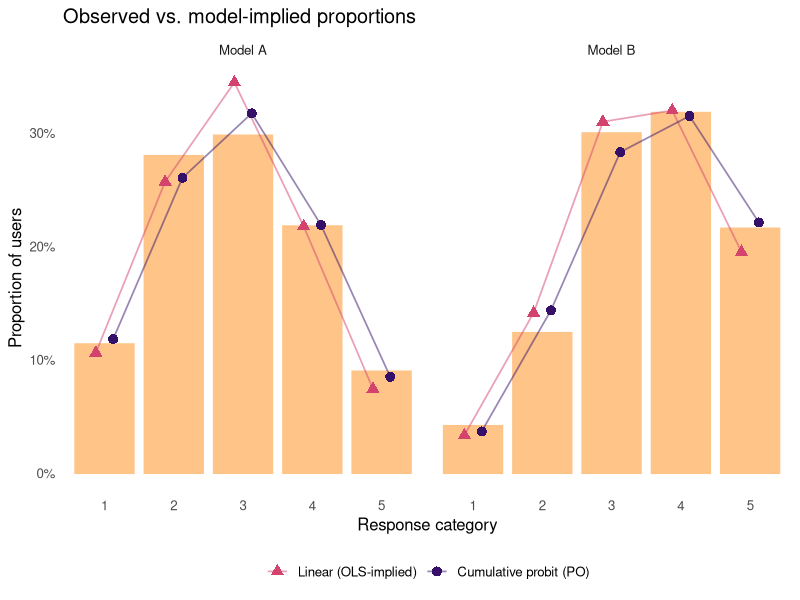
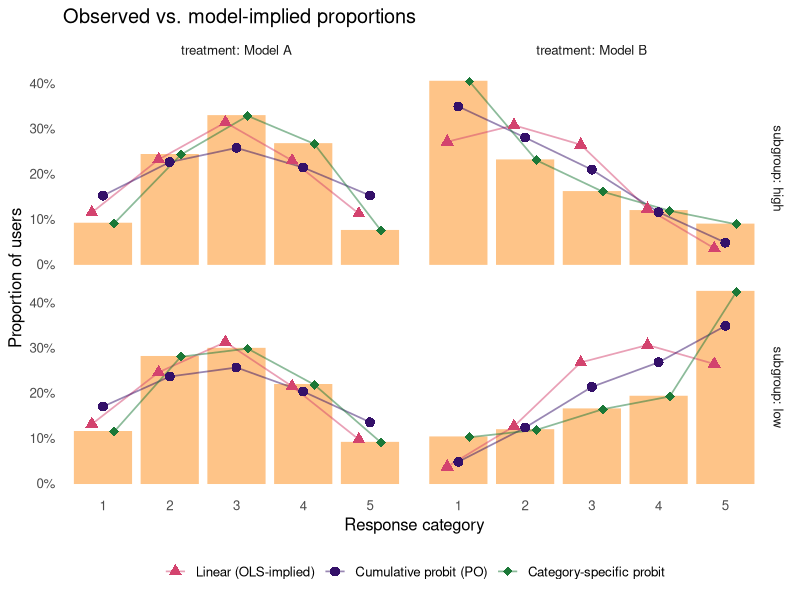
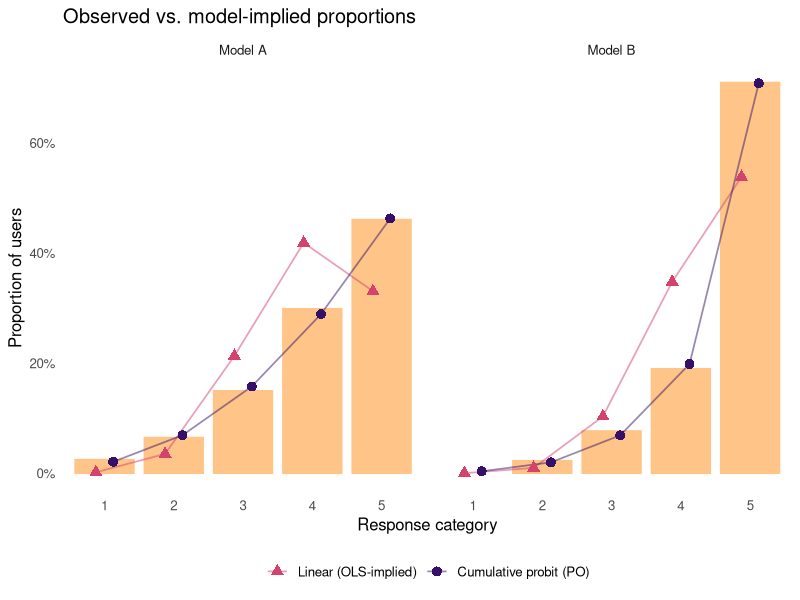
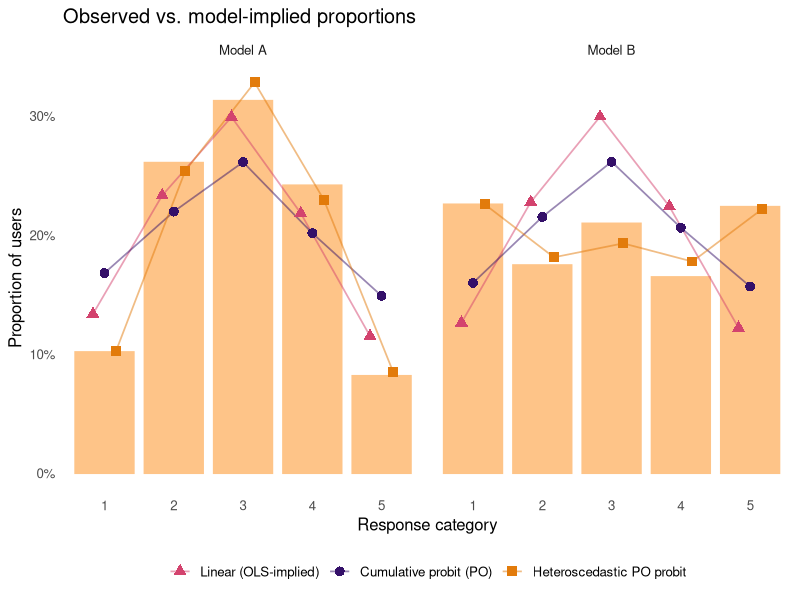
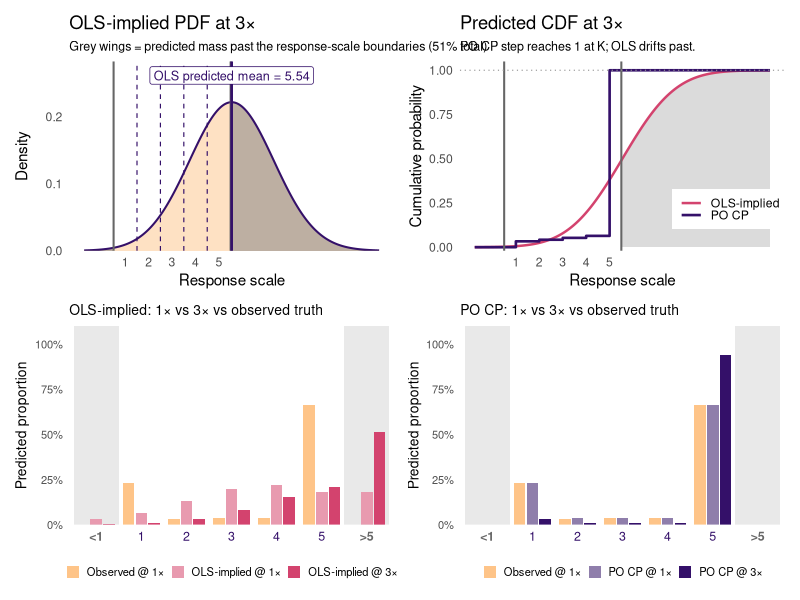

These charts were generated, in order, by the following R code:
## ---- chunk 1
#| label: setup
#| include: false

library(ggplot2)
library(dplyr)
library(tidyr)
library(MASS)
library(ordinal)
library(marginaleffects)
library(knitr)
library(patchwork)

# URL of the deployed Shiny app on Posit Connect Cloud.
# Connect Cloud uses a UUID-based subdomain on share.connect.posit.cloud.
app_url <- "https://019e1eb8-83c9-5bb6-a3d1-30881ce7a8d2.share.connect.posit.cloud/"

# ---- Helpers (kept in sync with shiny/app.R) --------------------------

gen_baseline_probs <- function(shape, K) {
  x <- 1:K
  p <- switch(
    shape,
    "Symmetric / Normal-like"    = dnorm(seq(-1.5, 1.5, length.out = K)),
    "Uniform (flat)"             = rep(1, K),
    "Bimodal (polarized)"        = {
      v <- rep(0.1, K); v[1] <- 1; v[K] <- 1; v
    },
    "Skewed toward Satisfied"    = (x / K)^2,
    "Skewed toward Dissatisfied" = ((K - x + 1) / K)^2,
    "Zero-inflated / J-shape"    = exp(-0.8 * (x - 1))
  )
  p / sum(p)
}

treat_probs <- function(baseline, beta, effect_type, scale_ratio = 1) {
  K   <- length(baseline)
  tau <- qnorm(pmin(pmax(cumsum(baseline)[-K], 1e-4), 1 - 1e-4))

  if (effect_type == "polarize") {
    cum_pos <- c(pnorm((tau - beta) / scale_ratio), 1)
    cum_neg <- c(pnorm((tau + beta) / scale_ratio), 1)
    return(0.5 * diff(c(0, cum_pos)) + 0.5 * diff(c(0, cum_neg)))
  }

  beta_k <- if (effect_type == "asymmetric") {
    beta * seq(2, 0, length.out = K - 1)
  } else {
    rep(beta, K - 1)
  }
  cum_treat <- c(pnorm((tau - beta_k) / scale_ratio), 1)
  diff(c(0, cum_treat))
}

simulate_ab <- function(n_per, K, shape, beta, effect_type,
                        scale_ratio = 1, seed = 1138,
                        covariate = FALSE, interaction_mag = 0) {
  set.seed(seed)
  baseline <- gen_baseline_probs(shape, K)

  if (!covariate) {
    treated <- treat_probs(baseline, beta, effect_type, scale_ratio)
    ctrl <- sample(1:K, n_per, replace = TRUE, prob = baseline)
    trt  <- sample(1:K, n_per, replace = TRUE, prob = treated)
    return(tibble(
      treatment = factor(rep(c("Model A", "Model B"), each = n_per),
                         levels = c("Model A", "Model B")),
      response  = c(ctrl, trt)
    ) %>% mutate(response_ord = factor(response, levels = 1:K, ordered = TRUE)))
  }

  beta_low  <- beta + interaction_mag / 2
  beta_high <- beta - interaction_mag / 2
  n_half    <- n_per %/% 2
  n_other   <- n_per - n_half

  treated_low  <- treat_probs(baseline, beta_low,  effect_type, scale_ratio)
  treated_high <- treat_probs(baseline, beta_high, effect_type, scale_ratio)

  tibble(
    treatment = factor(rep(c("Model A", "Model B"), each = n_per),
                       levels = c("Model A", "Model B")),
    subgroup  = factor(c(rep("low", n_half), rep("high", n_other),
                         rep("low", n_half), rep("high", n_other)),
                       levels = c("low", "high")),
    response  = c(sample(1:K, n_half,  replace = TRUE, prob = baseline),
                  sample(1:K, n_other, replace = TRUE, prob = baseline),
                  sample(1:K, n_half,  replace = TRUE, prob = treated_low),
                  sample(1:K, n_other, replace = TRUE, prob = treated_high))
  ) %>% mutate(response_ord = factor(response, levels = 1:K, ordered = TRUE))
}

fit_models <- function(sim, fit_cs = FALSE, fit_scale = FALSE, covariate = FALSE) {
  if (covariate) {
    f_ols <- response ~ treatment * subgroup
    f_pol <- response_ord ~ treatment * subgroup
    f_cs  <- ~ treatment * subgroup
  } else {
    f_ols <- response ~ treatment
    f_pol <- response_ord ~ treatment
    f_cs  <- ~ treatment
  }
  m_ols <- lm(f_ols, data = sim)
  m_ord <- tryCatch(
    polr(f_pol, data = sim, method = "probit", Hess = TRUE),
    error = function(e) NULL
  )
  m_cs <- if (fit_cs) {
    tryCatch(
      clm(response_ord ~ 1, nominal = f_cs, data = sim, link = "probit"),
      error = function(e) NULL
    )
  } else NULL
  m_scale <- if (fit_scale && !fit_cs && !covariate) {
    tryCatch(
      clm(response_ord ~ treatment, scale = ~ treatment,
          data = sim, link = "probit"),
      error = function(e) NULL
    )
  } else NULL
  list(ols = m_ols, ord = m_ord, cs = m_cs, scale = m_scale)
}

interaction_p <- function(model) {
  if (is.null(model)) return(NA_real_)
  cf <- summary(model)$coefficients
  rn <- rownames(cf)
  ix <- grepl(":", rn) & grepl("treatment", rn) & grepl("subgroup", rn)
  if (!any(ix)) return(NA_real_)
  if ("Pr(>|t|)" %in% colnames(cf)) return(unname(cf[ix, "Pr(>|t|)"][1]))
  if ("t value"  %in% colnames(cf)) return(2 * pnorm(-abs(cf[ix, "t value"][1])))
  NA_real_
}

interaction_coef <- function(model) {
  if (is.null(model)) return(NA_real_)
  cf <- summary(model)$coefficients
  rn <- rownames(cf)
  ix <- grepl(":", rn) & grepl("treatment", rn) & grepl("subgroup", rn)
  if (!any(ix)) return(NA_real_)
  est_col <- if ("Estimate" %in% colnames(cf)) "Estimate" else "Value"
  unname(cf[ix, est_col][1])
}

predicted_probs <- function(models, K, covariate = FALSE) {
  newdat <- if (covariate) {
    expand_grid(
      treatment = factor(c("Model A", "Model B"), levels = c("Model A", "Model B")),
      subgroup  = factor(c("low", "high"), levels = c("low", "high"))
    )
  } else {
    tibble(treatment = factor(c("Model A", "Model B"), levels = c("Model A", "Model B")))
  }
  group_keys <- if (covariate) c("treatment", "subgroup") else c("treatment")

  if (!is.null(models$ord)) {
    raw <- predict(models$ord, newdata = newdat, type = "probs")
    preds_ord <- as.data.frame(raw) %>%
      setNames(as.character(1:K)) %>%
      bind_cols(newdat %>% mutate(across(everything(), as.character))) %>%
      pivot_longer(as.character(1:K), names_to = "response", values_to = "p_ord") %>%
      mutate(response = as.integer(response))
  } else {
    preds_ord <- newdat %>%
      mutate(across(everything(), as.character)) %>%
      crossing(response = 1:K) %>%
      mutate(p_ord = NA_real_)
  }

  ols_bin_probs <- function(mu, sig, K) {
    edges <- c(-Inf, seq(1.5, K - 0.5, by = 1), Inf)
    diff(pnorm(edges, mean = mu, sd = sig))
  }
  ols_mu  <- predict(models$ols, newdata = newdat)
  ols_sig <- summary(models$ols)$sigma
  preds_ols <- bind_rows(lapply(seq_len(nrow(newdat)), function(i) {
    row <- newdat[i, , drop = FALSE]
    tibble(
      !!!lapply(row, as.character),
      response = 1:K,
      p_ols    = ols_bin_probs(ols_mu[i], ols_sig, K)
    )
  }))

  if (!is.null(models$cs)) {
    cs_grid <- if (covariate) {
      expand_grid(
        treatment    = factor(c("Model A", "Model B"), levels = c("Model A", "Model B")),
        subgroup     = factor(c("low", "high"), levels = c("low", "high")),
        response_ord = factor(1:K, levels = 1:K, ordered = TRUE)
      )
    } else {
      expand_grid(
        treatment    = factor(c("Model A", "Model B"), levels = c("Model A", "Model B")),
        response_ord = factor(1:K, levels = 1:K, ordered = TRUE)
      )
    }
    preds_cs <- tryCatch({
      cs_grid %>%
        mutate(p_cs = predict(models$cs, newdata = cs_grid, type = "prob")$fit,
               response = as.integer(as.character(response_ord))) %>%
        mutate(across(any_of(c("treatment", "subgroup")), as.character)) %>%
        dplyr::select(any_of(c("treatment", "subgroup", "response", "p_cs")))
    }, error = function(e) {
      newdat %>%
        mutate(across(everything(), as.character)) %>%
        crossing(response = 1:K) %>%
        mutate(p_cs = NA_real_)
    })
  } else {
    preds_cs <- newdat %>%
      mutate(across(everything(), as.character)) %>%
      crossing(response = 1:K) %>%
      mutate(p_cs = NA_real_)
  }

  # Heteroscedastic PO probit (clm with scale = ~ treatment). Only fitted
  # under the no-covariate, no-CS scenario per fit_models above.
  if (!is.null(models$scale)) {
    scale_grid <- expand_grid(
      treatment    = factor(c("Model A", "Model B"), levels = c("Model A", "Model B")),
      response_ord = factor(1:K, levels = 1:K, ordered = TRUE)
    )
    preds_scale <- tryCatch({
      scale_grid %>%
        mutate(p_scale  = predict(models$scale, newdata = scale_grid, type = "prob")$fit,
               response = as.integer(as.character(response_ord))) %>%
        mutate(across(any_of(c("treatment", "subgroup")), as.character)) %>%
        dplyr::select(any_of(c("treatment", "subgroup", "response", "p_scale")))
    }, error = function(e) {
      newdat %>%
        mutate(across(everything(), as.character)) %>%
        crossing(response = 1:K) %>%
        mutate(p_scale = NA_real_)
    })
  } else {
    preds_scale <- newdat %>%
      mutate(across(everything(), as.character)) %>%
      crossing(response = 1:K) %>%
      mutate(p_scale = NA_real_)
  }

  full_join(preds_ord,   preds_ols,   by = c(group_keys, "response")) %>%
    full_join(preds_cs,    by = c(group_keys, "response")) %>%
    full_join(preds_scale, by = c(group_keys, "response"))
}

observed_probs <- function(sim, covariate = FALSE) {
  group_keys <- if (covariate) c("treatment", "subgroup") else c("treatment")
  sim %>%
    count(across(all_of(c(group_keys, "response")))) %>%
    group_by(across(all_of(group_keys))) %>%
    mutate(p_obs = n / sum(n)) %>%
    ungroup() %>%
    mutate(across(all_of(group_keys), as.character)) %>%
    dplyr::select(all_of(c(group_keys, "response", "p_obs")))
}

contrast_cis <- function(models, K, covariate = FALSE) {
  ci_src <- if (!is.null(models$cs)) models$cs else models$ord
  if (is.null(ci_src)) {
    cols <- if (covariate) {
      tibble(subgroup = rep(c("low", "high"), each = K),
             response = rep(1:K, 2))
    } else {
      tibble(response = 1:K)
    }
    return(cols %>% mutate(estimate = NA_real_, conf.low = NA_real_, conf.high = NA_real_))
  }
  me_type <- if (inherits(ci_src, "polr")) "probs" else "prob"
  tryCatch({
    out <- if (covariate) {
      avg_comparisons(ci_src, variables = "treatment", by = "subgroup", type = me_type)
    } else {
      avg_comparisons(ci_src, variables = "treatment", type = me_type)
    }
    out <- out %>%
      as_tibble() %>%
      mutate(response = suppressWarnings(as.integer(as.character(group))))
    if (covariate) {
      out %>% dplyr::select(subgroup, response, estimate, conf.low, conf.high) %>%
        mutate(subgroup = as.character(subgroup))
    } else {
      out %>% dplyr::select(response, estimate, conf.low, conf.high)
    }
  }, error = function(e) {
    cols <- if (covariate) {
      tibble(subgroup = rep(c("low", "high"), each = K),
             response = rep(1:K, 2))
    } else {
      tibble(response = 1:K)
    }
    cols %>% mutate(estimate = NA_real_, conf.low = NA_real_, conf.high = NA_real_)
  })
}

# Static-render version of the app's "Distributions" plot.
# `sim` and `models` should match the same simulation (same covariate flag).
make_dist_plot <- function(sim, models, K, fit_cs, fit_scale = FALSE, covariate = FALSE) {
  preds_df <- predicted_probs(models, K, covariate = covariate)
  obs_df   <- observed_probs(sim,   covariate = covariate)
  group_keys <- if (covariate) c("treatment", "subgroup") else c("treatment")
  dat <- full_join(obs_df, preds_df, by = c(group_keys, "response"))

  cs_active    <- isTRUE(fit_cs)    && any(!is.na(dat$p_cs))
  scale_active <- isTRUE(fit_scale) && any(!is.na(dat$p_scale))
  bars_dat <- dat %>%
    dplyr::select(all_of(c(group_keys, "response", "p_obs"))) %>%
    distinct()

  long_cols <- c("p_ord", "p_ols",
                 if (cs_active)    "p_cs",
                 if (scale_active) "p_scale")
  dat_long <- dat %>%
    pivot_longer(all_of(long_cols), names_to = "model", values_to = "p") %>%
    mutate(model = recode(model,
                          p_ord   = "Cumulative probit (PO)",
                          p_ols   = "Linear (OLS-implied)",
                          p_cs    = "Category-specific probit",
                          p_scale = "Heteroscedastic PO probit"))

  model_levels <- c("Linear (OLS-implied)", "Cumulative probit (PO)",
                    if (cs_active)    "Category-specific probit",
                    if (scale_active) "Heteroscedastic PO probit")
  dat_long$model <- factor(dat_long$model, levels = model_levels)

  color_map <- c("Linear (OLS-implied)"      = "#D3436E",
                 "Cumulative probit (PO)"    = "#341069",
                 "Category-specific probit"  = "#1B7837",
                 "Heteroscedastic PO probit" = "#E27B0B")
  shape_map <- c("Linear (OLS-implied)"      = 17,
                 "Cumulative probit (PO)"    = 16,
                 "Category-specific probit"  = 18,
                 "Heteroscedastic PO probit" = 15)

  p <- ggplot(mapping = aes(x = factor(response))) +
    geom_col(data = bars_dat, aes(y = p_obs),
             fill = "#FEC488", color = "#FEC488", width = 0.85) +
    geom_line(data = dat_long,
              aes(y = p, color = model, group = model),
              position = position_dodge(width = 0.5),
              alpha = 0.5, linewidth = 0.6) +
    geom_point(data = dat_long,
               aes(y = p, color = model, shape = model),
               size = 3, position = position_dodge(width = 0.5)) +
    scale_color_manual(values = color_map[model_levels]) +
    scale_shape_manual(values = shape_map[model_levels]) +
    scale_y_continuous(labels = scales::percent_format(accuracy = 1)) +
    labs(x = "Response category", y = "Proportion of users",
         color = NULL, shape = NULL,
         title = "Observed vs. model-implied proportions") +
    theme_minimal(base_size = 12) +
    theme(legend.position = "bottom", panel.grid = element_blank())

  if (covariate) {
    p + facet_grid(subgroup ~ treatment, labeller = label_both)
  } else {
    p + facet_wrap(~ treatment)
  }
}

make_contrast_table <- function(sim, models, K, covariate = FALSE) {
  preds_df <- predicted_probs(models, K, covariate = covariate)
  obs_df   <- observed_probs(sim,   covariate = covariate)
  group_keys <- if (covariate) c("treatment", "subgroup") else c("treatment")
  dat <- full_join(obs_df, preds_df, by = c(group_keys, "response"))
  cis <- contrast_cis(models, K, covariate = covariate)

  pct <- function(x) ifelse(is.na(x), "—", sprintf("%.0f%%", 100 * x))
  with_ci <- function(est, lo, hi) {
    if (is.na(est)) return("—")
    sprintf("%.0f%% [%.0f%%, %.0f%%]", 100 * est, 100 * lo, 100 * hi)
  }

  keys <- if (covariate) c("subgroup", "response") else c("response")
  out <- dat %>%
    pivot_wider(id_cols = all_of(keys),
                names_from = treatment,
                values_from = c(p_obs, p_ols)) %>%
    mutate(
      obs_delta = `p_obs_Model B` - `p_obs_Model A`,
      ols_delta = `p_ols_Model B` - `p_ols_Model A`
    ) %>%
    dplyr::select(all_of(keys), obs_delta, ols_delta) %>%
    left_join(cis, by = keys) %>%
    arrange(across(all_of(keys))) %>%
    mutate(
      flip = !is.na(estimate) & !is.na(ols_delta) &
             sign(estimate) * sign(ols_delta) < 0,
      Category            = as.character(response),
      `Observed Δ`        = pct(obs_delta),
      `OLS-implied Δ`     = ifelse(flip, paste0(pct(ols_delta), " ⚠"), pct(ols_delta)),
      `Probit Δ [95% CI]` = mapply(with_ci, estimate, conf.low, conf.high)
    )

  if (covariate) {
    out %>% dplyr::select(Subgroup = subgroup, Category,
                          `Observed Δ`, `OLS-implied Δ`, `Probit Δ [95% CI]`)
  } else {
    out %>% dplyr::select(Category, `Observed Δ`, `OLS-implied Δ`, `Probit Δ [95% CI]`)
  }
}

# Static-render version of the app's "Counterfactual" tab. Assumes a
# constant-shift, no-covariate model (the tab in the app disables itself
# otherwise). Returns a patchwork composing OLS bell curve, PO probit latent
# normal, and per-category bar chart at multiplier × β.
make_cf_plot <- function(sim, models, K, mult) {
  newdat   <- tibble(treatment = factor(c("Model A", "Model B"),
                                        levels = c("Model A", "Model B")))
  ols_mus  <- predict(models$ols, newdata = newdat)
  ols_mu_A <- unname(ols_mus[1])
  ols_mu_B <- unname(ols_mus[2])
  ols_beta <- ols_mu_B - ols_mu_A
  ols_sig  <- summary(models$ols)$sigma
  ols_mu_cf <- ols_mu_A + mult * ols_beta

  cp_beta       <- unname(coef(models$ord)[["treatmentModel B"]])
  cp_thresholds <- unname(models$ord$zeta)

  ols_oob_lo_1x <- pnorm(0.5,         ols_mu_B,  ols_sig)
  ols_oob_hi_1x <- 1 - pnorm(K + 0.5, ols_mu_B,  ols_sig)
  ols_p_cat_1x  <- diff(pnorm(seq(0.5, K + 0.5, by = 1), ols_mu_B,  ols_sig))

  ols_oob_lo_cf <- pnorm(0.5,         ols_mu_cf, ols_sig)
  ols_oob_hi_cf <- 1 - pnorm(K + 0.5, ols_mu_cf, ols_sig)
  ols_p_cat_cf  <- diff(pnorm(seq(0.5, K + 0.5, by = 1), ols_mu_cf, ols_sig))

  cp_p_cat_1x <- diff(c(0, pnorm(cp_thresholds - cp_beta),         1))
  cp_p_cat_cf <- diff(c(0, pnorm(cp_thresholds - mult * cp_beta),  1))

  obs_B <- sim %>%
    dplyr::filter(treatment == "Model B") %>%
    count(response) %>%
    mutate(p_obs = n / sum(n)) %>%
    dplyr::select(response, p_obs) %>%
    right_join(tibble(response = 1:K), by = "response") %>%
    arrange(response) %>%
    mutate(p_obs = coalesce(p_obs, 0)) %>%
    pull(p_obs)

  bin_edges <- seq(1.5, K - 0.5, by = 1)
  x_resp <- seq(min(-0.5, ols_mu_cf - 3.5 * ols_sig),
                max(K + 1.5, ols_mu_cf + 3.5 * ols_sig),
                length.out = 600)
  ols_curve     <- tibble(x = x_resp, y = dnorm(x_resp, ols_mu_cf, ols_sig))
  ols_oob_left  <- ols_curve %>% dplyr::filter(x <= 0.5)
  ols_oob_right <- ols_curve %>% dplyr::filter(x >= K + 0.5)
  y_top_ols <- max(ols_curve$y) * 1.18

  p_ols_pdf <- ggplot(ols_curve, aes(x, y)) +
    geom_area(fill = "#FEC488", alpha = 0.5) +
    geom_area(data = ols_oob_left,  fill = "#888888", alpha = 0.55) +
    geom_area(data = ols_oob_right, fill = "#888888", alpha = 0.55) +
    geom_line(color = "#341069", linewidth = 0.7) +
    geom_vline(xintercept = bin_edges, linetype = "dashed",
               color = "#341069", linewidth = 0.4) +
    geom_vline(xintercept = c(0.5, K + 0.5), linetype = "solid",
               color = "#666666", linewidth = 0.7) +
    geom_vline(xintercept = ols_mu_cf, linetype = "solid",
               color = "#341069", linewidth = 0.9) +
    annotate("label", x = ols_mu_cf, y = y_top_ols,
             label = sprintf("OLS predicted mean = %.2f", ols_mu_cf),
             size = 3.2, color = "#341069") +
    scale_x_continuous(breaks = seq_len(K), minor_breaks = NULL) +
    scale_y_continuous(limits = c(0, y_top_ols * 1.08),
                       expand = expansion(mult = c(0, 0))) +
    labs(x = "Response scale", y = "Density",
         title = sprintf("OLS-implied PDF at %g×", mult),
         subtitle = sprintf("Grey wings = predicted mass past the response-scale boundaries (%.0f%% total)",
                            100 * (ols_oob_lo_cf + ols_oob_hi_cf))) +
    theme_minimal(base_size = 11) +
    theme(panel.grid = element_blank(),
          plot.subtitle = element_text(size = 9))

  cdf_curve <- tibble(x = x_resp, y = pnorm(x_resp, ols_mu_cf, ols_sig))
  cp_cdf_df <- tibble(
    x = c(min(x_resp), seq_len(K), max(x_resp)),
    y = c(0, cumsum(cp_p_cat_cf), 1)
  )

  p_cdf <- ggplot() +
    geom_area(data = cdf_curve %>% dplyr::filter(x <= 0.5),
              aes(x, y), fill = "#888888", alpha = 0.30) +
    geom_area(data = cdf_curve %>% dplyr::filter(x >= K + 0.5),
              aes(x, y), fill = "#888888", alpha = 0.30) +
    geom_line(data = cdf_curve, aes(x, y, color = "OLS-implied"),
              linewidth = 0.85) +
    geom_step(data = cp_cdf_df, aes(x, y, color = "PO CP"),
              linewidth = 0.9, direction = "hv") +
    geom_vline(xintercept = c(0.5, K + 0.5), linetype = "solid",
               color = "#666666", linewidth = 0.7) +
    geom_hline(yintercept = 1, linetype = "dotted",
               color = "#999999", linewidth = 0.4) +
    scale_color_manual(values = c("OLS-implied" = "#D3436E",
                                  "PO CP"       = "#341069"),
                       name = NULL) +
    scale_x_continuous(breaks = seq_len(K), minor_breaks = NULL,
                       limits = range(x_resp)) +
    scale_y_continuous(limits = c(-0.02, 1.05),
                       expand = expansion(mult = c(0, 0)),
                       breaks = c(0, 0.25, 0.5, 0.75, 1)) +
    labs(x = "Response scale", y = "Cumulative probability",
         title = sprintf("Predicted CDF at %g×", mult),
         subtitle = "PO CP step reaches 1 at K; OLS drifts past.") +
    theme_minimal(base_size = 11) +
    theme(legend.position = c(0.83, 0.22),
          legend.background = element_rect(fill = "white", color = NA),
          legend.key.height = unit(0.6, "lines"),
          panel.grid = element_blank(),
          plot.subtitle = element_text(size = 9))

  bar_levels  <- c("<1", as.character(seq_len(K)), paste0(">", K))
  axis_colors <- c("#666666", rep("#341069", K), "#666666")
  show_cf     <- abs(mult - 1) > 1e-6

  make_bar_panel <- function(p_1x, p_oob_lo_1x, p_oob_hi_1x,
                             p_cf, p_oob_lo_cf, p_oob_hi_cf,
                             obs_inscale, model_label,
                             color_bold, color_faint) {
    if (show_cf) {
      series_levels <- c(
        "Observed @ 1×",
        sprintf("%s @ 1×", model_label),
        sprintf("%s @ %g×", model_label, mult)
      )
      p_vec <- c(c(0, obs_inscale, 0),
                 c(p_oob_lo_1x, p_1x, p_oob_hi_1x),
                 c(p_oob_lo_cf, p_cf, p_oob_hi_cf))
      fill_values <- setNames(c("#FEC488", color_faint, color_bold),
                              series_levels)
      plot_title <- sprintf("%s: 1× vs %g× vs observed truth",
                            model_label, mult)
    } else {
      series_levels <- c(
        "Observed @ 1×",
        sprintf("%s @ 1×", model_label)
      )
      p_vec <- c(c(0, obs_inscale, 0),
                 c(p_oob_lo_1x, p_1x, p_oob_hi_1x))
      fill_values <- setNames(c("#FEC488", color_bold),
                              series_levels)
      plot_title <- sprintf("%s @ 1× vs observed truth", model_label)
    }
    n_series <- length(series_levels)
    bar_df <- tibble(
      response = factor(rep(bar_levels, n_series), levels = bar_levels),
      p        = p_vec,
      series   = factor(rep(series_levels, each = K + 2),
                        levels = series_levels)
    )
    ggplot(bar_df, aes(x = response, y = p, fill = series)) +
      annotate("rect", xmin = 0.5, xmax = 1.5,
               ymin = 0, ymax = Inf, fill = "#888888", alpha = 0.18) +
      annotate("rect", xmin = K + 1.5, xmax = K + 2.5,
               ymin = 0, ymax = Inf, fill = "#888888", alpha = 0.18) +
      geom_col(position = position_dodge(width = 0.85), width = 0.78) +
      scale_fill_manual(values = fill_values, name = NULL) +
      scale_y_continuous(labels = scales::percent_format(accuracy = 1),
                         expand = expansion(mult = c(0, 0.10)),
                         limits = c(0, 1)) +
      labs(x = NULL, y = "Predicted proportion",
           title = plot_title) +
      theme_minimal(base_size = 10) +
      theme(legend.position = "bottom",
            legend.key.size = unit(0.7, "lines"),
            legend.text  = element_text(size = 8),
            panel.grid   = element_blank(),
            plot.title   = element_text(size = 10),
            axis.text.x  = element_text(color = axis_colors,
                                        face  = c("bold", rep("plain", K), "bold"),
                                        size  = 9))
  }

  p_bar_ols <- make_bar_panel(ols_p_cat_1x, ols_oob_lo_1x, ols_oob_hi_1x,
                              ols_p_cat_cf, ols_oob_lo_cf, ols_oob_hi_cf,
                              obs_B, "OLS-implied",
                              "#D3436E", "#E89AAF")
  p_bar_cp  <- make_bar_panel(cp_p_cat_1x, 0, 0,
                              cp_p_cat_cf, 0, 0,
                              obs_B, "PO CP",
                              "#341069", "#8F7EAB")

  (p_ols_pdf | p_cdf) / (p_bar_ols | p_bar_cp) +
    plot_layout(heights = c(1, 1.05))
}
## ---- chunk 2
#| label: app-iframe
#| echo: false
#| results: asis
cat(sprintf(
  '<iframe src="%s" width="100%%" height="960" style="border: 1px solid #ddd; border-radius: 4px;" loading="lazy"></iframe>',
  app_url
))
## ---- chunk 3
#| label: fig-tour1
#| echo: false
#| fig-width: 8
#| fig-height: 4.5
#| fig-cap: "Tour 1 — Symmetric baseline, moderate constant shift. OLS-implied triangles and PO-probit dots both track the observed bars."
sim1  <- simulate_ab(n_per = 500, K = 5,
                     shape = "Symmetric / Normal-like",
                     beta = 0.4, effect_type = "constant",
                     scale_ratio = 1, seed = 1138)
fits1 <- fit_models(sim1, fit_cs = FALSE)
make_dist_plot(sim1, fits1, K = 5, fit_cs = FALSE)
## ---- chunk 4
#| label: fig-tour2
#| echo: false
#| fig-width: 9
#| fig-height: 6.5
#| fig-cap: "Tour 2 — Symmetric baseline, opposing latent treatment effects across subgroups, plus a treated-condition variance shift. Within each subgroup the treatment moves the distribution dramatically toward one tail; marginalized across subgroups, the mean is preserved while the distribution becomes broader and more polarized."
sim2  <- simulate_ab(n_per = 1000, K = 5,
                     shape = "Symmetric / Normal-like",
                     beta = 0, effect_type = "constant",
                     scale_ratio = 1.6, seed = 1138,
                     covariate = TRUE, interaction_mag = 1.6)
fits2 <- fit_models(sim2, fit_cs = TRUE, covariate = TRUE)
make_dist_plot(sim2, fits2, K = 5, fit_cs = TRUE, covariate = TRUE)
## ---- chunk 5
#| label: tbl-tour2
#| echo: false
#| tbl-cap: "Tour 2 — Subgroup-conditional per-category treatment contrasts. The treatment moves the low subgroup up and the high subgroup down; the marginal mean reported by OLS without an interaction term is essentially zero. ⚠ flags categories where OLS-implied Δ has the opposite sign from the probit point estimate."
kable(make_contrast_table(sim2, fits2, K = 5, covariate = TRUE))
## ---- chunk 6
#| label: fig-tour3
#| echo: false
#| fig-width: 8
#| fig-height: 4.5
#| fig-cap: "Tour 3 — Skewed-toward-Satisfied baseline, constant latent shift. The OLS triangle at category 5 (*Very Satisfied*) sits noticeably below the bar; the probit dot tracks it."
sim3  <- simulate_ab(n_per = 1000, K = 5,
                     shape = "Skewed toward Satisfied",
                     beta = 0.6, effect_type = "constant",
                     scale_ratio = 1, seed = 1138)
fits3 <- fit_models(sim3, fit_cs = FALSE)
make_dist_plot(sim3, fits3, K = 5, fit_cs = FALSE)
## ---- chunk 7
#| label: fig-tour4
#| echo: false
#| fig-width: 8
#| fig-height: 4.5
#| fig-cap: "Tour 4 — Symmetric baseline, latent SD ratio of 1.6. Treated condition is more spread out; mean is unchanged. OLS and PO probit miss it. The heteroscedastic PO probit (orange squares; `clm(... scale = ~ treatment)`) recovers the marginal shape correctly by explicitly fitting a per-condition latent variance."
sim4  <- simulate_ab(n_per = 1000, K = 5,
                     shape = "Symmetric / Normal-like",
                     beta = 0, effect_type = "constant",
                     scale_ratio = 1.6, seed = 1138)
fits4 <- fit_models(sim4, fit_cs = FALSE, fit_scale = TRUE)
make_dist_plot(sim4, fits4, K = 5, fit_cs = FALSE, fit_scale = TRUE)
## ---- chunk 8
#| label: fig-tour5
#| echo: false
#| fig-width: 10
#| fig-height: 8
#| fig-cap: "Tour 5 — Counterfactual extrapolation under a bimodal baseline. Top-left: OLS-implied predictive PDF at 3× the observed treatment effect; the orange-filled bell curve is shifted to its predicted-mean location (vertical purple line) and the grey wings on either side are OLS's predicted mass past the response-scale boundaries at 0.5 and K+0.5. Top-right: predicted cumulative distributions at 3× on the response scale — OLS's continuous CDF (red) drifts past the upper boundary into impossible response values; PO probit's step CDF (purple) reaches 1 exactly at the top category. Bottom-left and bottom-right: per-category predicted proportions for OLS and PO CP at 1× (faint), at 3× (bold), and observed at 1× (orange) for reference; out-of-bounds '<1' and '>5' columns are flagged with grey backgrounds and bolded axis labels."
sim5  <- simulate_ab(n_per = 1000, K = 5,
                     shape = "Bimodal (polarized)",
                     beta = 0.5, effect_type = "constant",
                     scale_ratio = 1, seed = 1138)
fits5 <- fit_models(sim5, fit_cs = FALSE)
make_cf_plot(sim5, fits5, K = 5, mult = 3)
